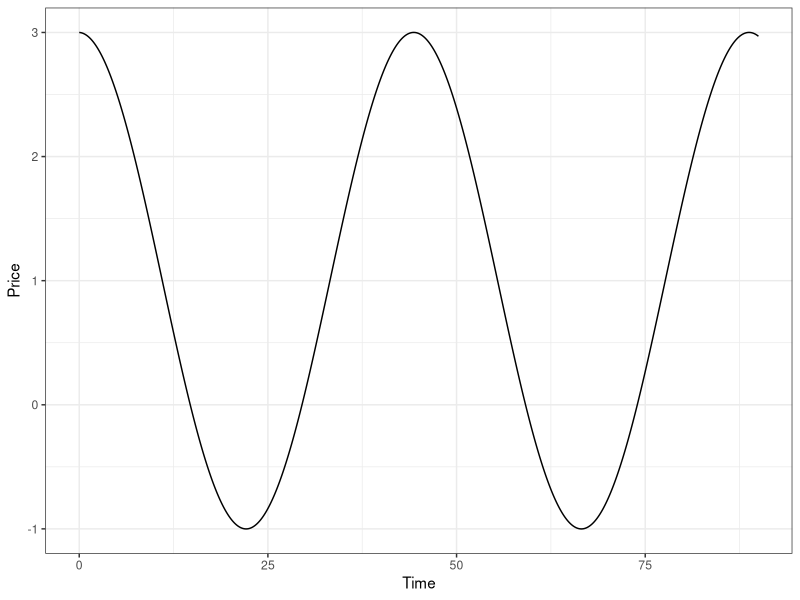
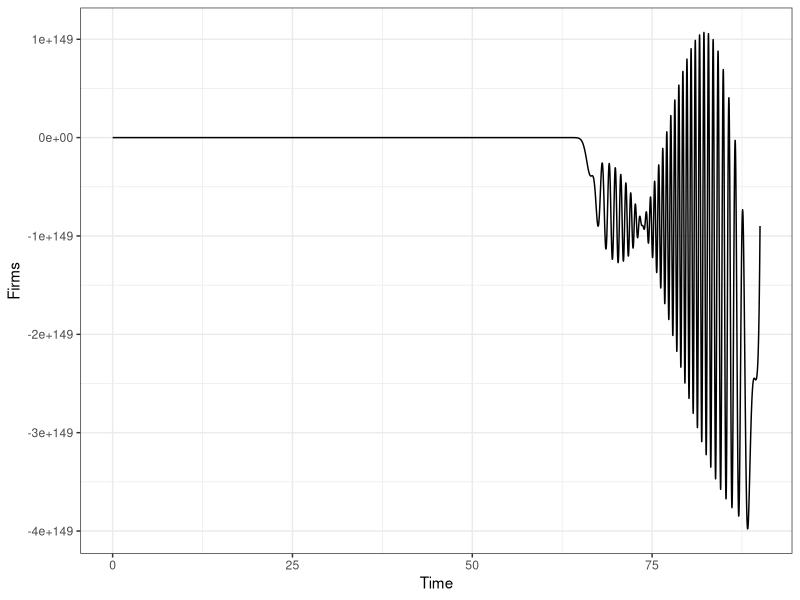
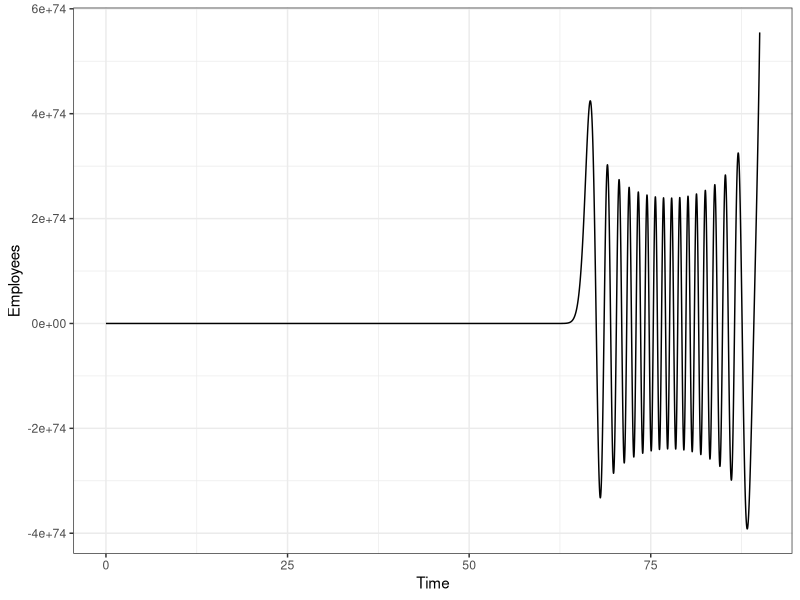
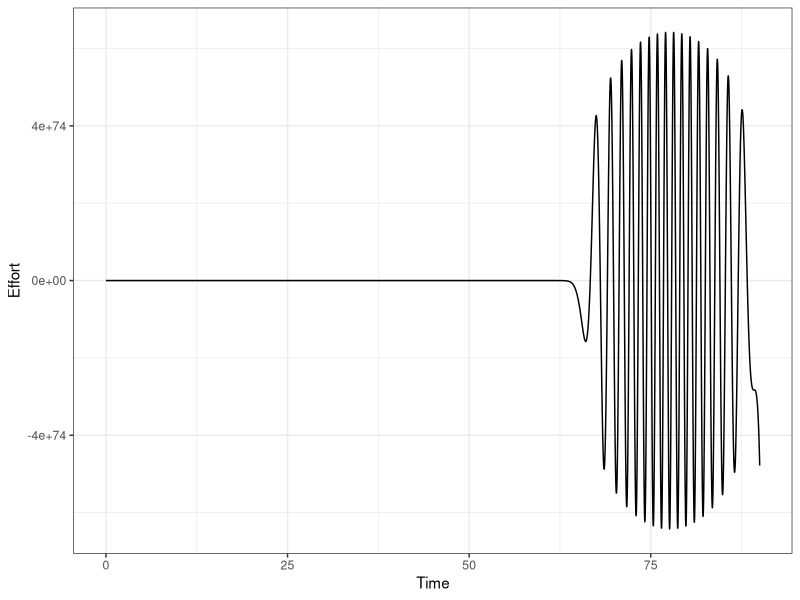
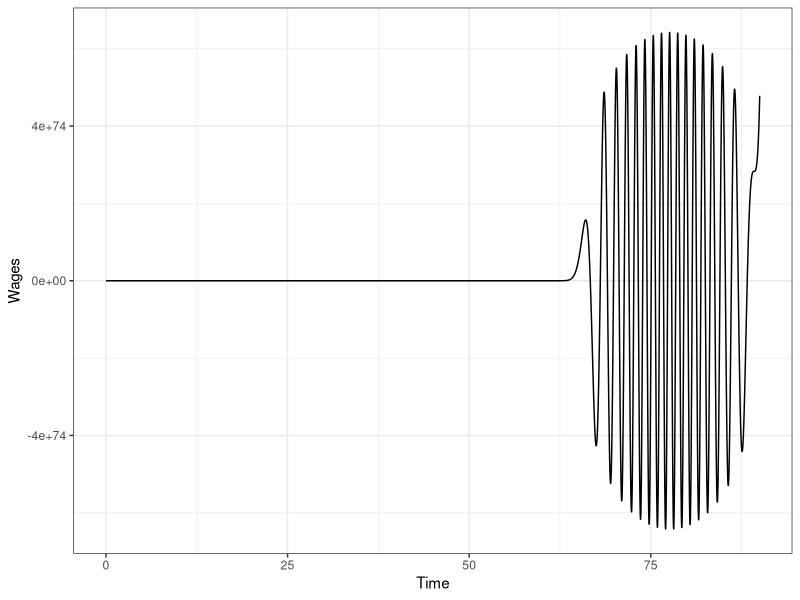
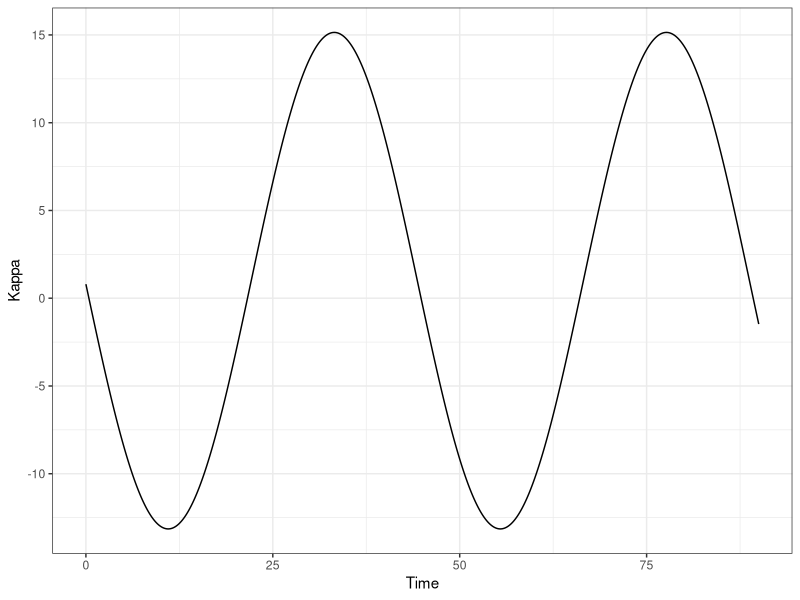
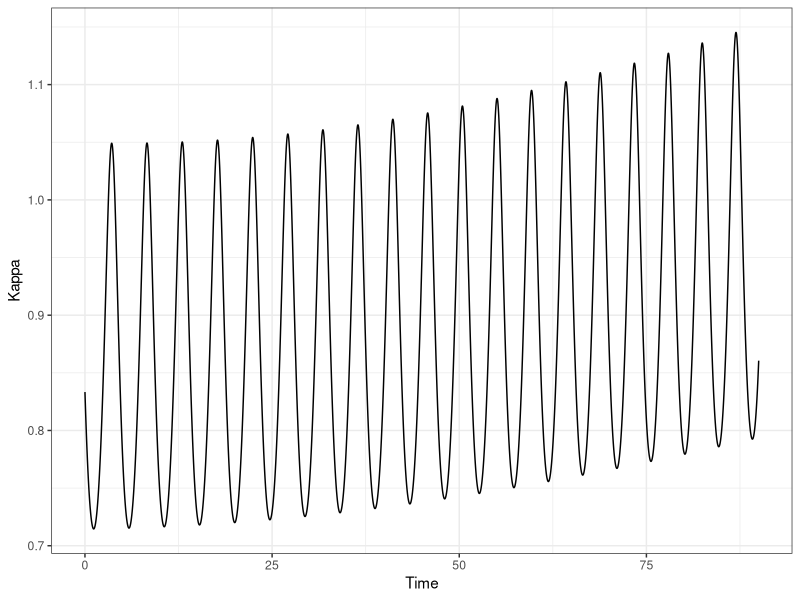
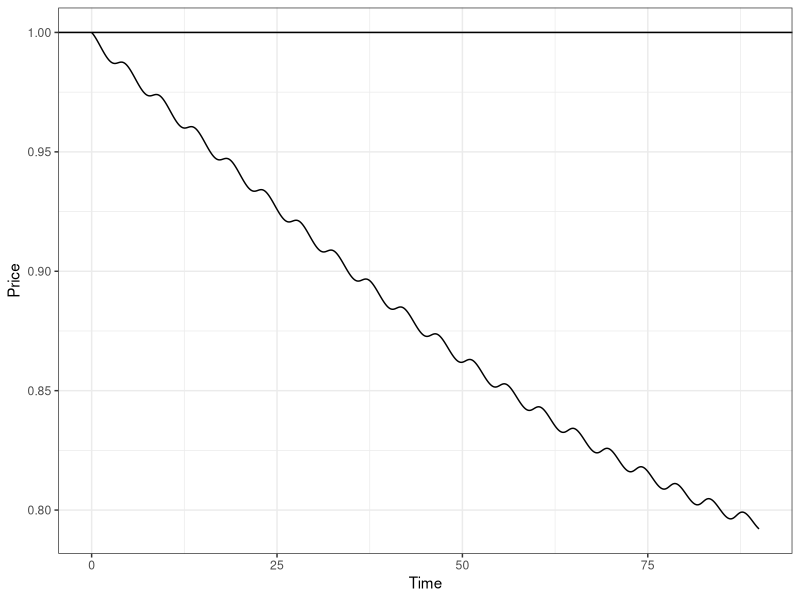

Recreate these plots in R, in order.
library(deSolve)
library(ggplot2)
library(tidyverse)

# ============== TAKE ONE ==============

# These parameters are a bit arbitrary, besides b, which is the beta variable in 
# the Gintis paper. However, changing them had no effect on the round 1 results.
parameters <- c(a = 1,
                b = .98,
                c = 1,
                g = 1.1,
                s = 1)

# Similarly, these are arbitrary, just tried with some different initial values 
# to see what happened, including those around the equilibrium. Again, didn't 
# really change the fact that variables have huge, unrealistic oscillations. 
state <- c(p = 3,
           k = 40,
           n = 10,
           kappa = 0.8,
           w = 1.5,
           e = 0.8)

economy <- function(t, state, parameters){
  with(as.list(c(state, parameters)),{
    dp <- (1 - b)*(kappa - 1)
    dk <- a*(w - g*e)
    dn <- p*k*e*kappa - w*k/g
    dkappa <- (c - p)/s
    dw <- kappa*(35 - k)
    de <- kappa*(k - 35)
    return(list(c(dp, dk, dn, dkappa, dw, de)))
  })}

times <- seq(0, 90, by=0.01)

out <- ode(y = state, times = times, func = economy, parms = parameters)
head(out)
# We see huge oscillations no matter the initial conditions, besides very close
# to the equilibrium.
tail(out)
out

# Plotting each variable as a function of time.
out %>%
  as_tibble() %>%
  ggplot(aes(x = time, y = p)) +
  geom_line() +
  theme_bw() + 
  labs(x = "Time", y = "Price")

out %>%
  as_tibble() %>%
  ggplot(aes(x = time, y = n)) +
  geom_line() +
  theme_bw() + 
  labs(x = "Time", y = "Firms")

out %>%
  as_tibble() %>%
  ggplot(aes(x = time, y = k)) +
  geom_line() +
  theme_bw() + 
  labs(x = "Time", y = "Employees")

out %>%
  as_tibble() %>%
  ggplot(aes(x = time, y = e)) +
  geom_line() +
  theme_bw() + 
  labs(x = "Time", y = "Effort")

out %>%
  as_tibble() %>%
  ggplot(aes(x = time, y = w)) +
  geom_line() +
  theme_bw() + 
  labs(x = "Time", y = "Wages")

out %>%
  as_tibble() %>%
  ggplot(aes(x = time, y = kappa)) +
  geom_line() +
  theme_bw() + 
  labs(x = "Time", y = "Kappa")

# I calculated the "equilibrium" Jacobian by hand, on my iPad, and manually 
# inputted it here. I thought this would be easier than doing so on R.

M <- matrix(c(0,0,0,0,.02,
              0,0,0,-1,0,
              0,0,0,1,0,
              0,1,-1.1,0,0,
              -1,0,0,0,0), nrow = 5, byrow = TRUE)

# These eigenvalues unfortunately were not helpful. All the real parts were 
# zero, which gives us no information on the stability/instability of the 
# system. However, we do know that experimentally, this is not stable. Not even 
# close, really.
eigen(M)




# ============== TAKE TWO ==============

parameters <- c(a = 1,
                b = .98,
                c = 1,
                g = 1.1,
                h = 1)

state <- c(p = 1,
           k = 36,
           n = 12,
           d = 100,
           s = 120,
           w = 1.1,
           e = 1)

economy <- function(t, state, parameters){
  with(as.list(c(state, parameters)),{
    dp <- (1 - b)*((d/s) - 1)
    dk <- a*(w - g*e)
    dn <- p*k*e*(d/s) - w*k/g
    dd <- c - p
    ds <- h*(a*(w - g*e)*e + k*(d/s)*(k - 35))
    dw <- (d/s)*(35 - k)
    de <- (d/s)*(k - 35)
    return(list(c(dp, dk, dn, dd, ds, dw, de)))
  })}

times <- seq(0, 90, by=0.01)

out <- ode(y = state, times = times, func = economy, parms = parameters)

tail(out)

out %>%
  as_tibble() %>%
  mutate(kappa = d/s) %>%
  ggplot(aes(x = time, y = kappa)) +
  geom_line() +
  theme_bw() + 
  labs(x = "Time", y = "Kappa")

out %>%
  as_tibble() %>%
  ggplot(aes(x = time, y = p)) +
  geom_line() +
  theme_bw() + 
  labs(x = "Time", y = "Price") + 
  geom_hline(yintercept = 1)

out %>%
  as_tibble() %>%
  ggplot(aes(x = time, y = n)) +
  geom_line() +
  theme_bw() + 
  labs(x = "Time", y = "Firms")

out %>%
  as_tibble() %>%
  ggplot(aes(x = time, y = k)) +
  geom_line() +
  theme_bw() + 
  labs(x = "Time", y = "Employees")

out %>%
  as_tibble() %>%
  ggplot(aes(x = time, y = e)) +
  geom_line() +
  theme_bw() + 
  labs(x = "Time", y = "Effort")

out %>%
  as_tibble() %>%
  ggplot(aes(x = time, y = w)) +
  geom_line() +
  theme_bw() + 
  labs(x = "Time", y = "Wages")

out %>%
  as_tibble() %>%
  ggplot(aes(x = time, y = d)) +
  geom_line() +
  theme_bw() + 
  labs(x = "Time", y = "Demand")

out %>%
  as_tibble() %>%
  ggplot(aes(x = time, y = s)) +
  geom_line() +
  theme_bw() + 
  labs(x = "Time", y = "Supply")
